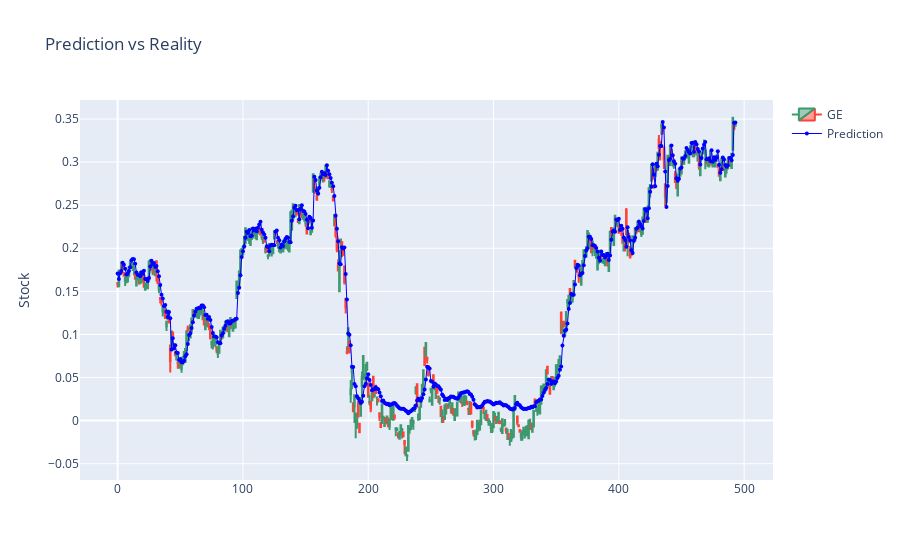

The code cell stored with this chart in its notebook:
### Code cell
display_stock_prediction(x_test[time_step:, ], prediction)

### Figure 1 — Plotly figure (JSON) as saved in the notebook; plotly's stock layout.template omitted (floating-point values rounded to 4 significant figures; data arrays with more than 128 entries replaced by an {"elided": "..."} marker saying what was removed)
{"data": [{"close": {"elided": "494 float values"}, "high": {"elided": "494 float values"}, "low": {"elided": "494 float values"}, "name": "GE", "open": {"elided": "494 float values"}, "type": "candlestick"}, {"line": {"color": "blue", "width": 1}, "marker": {"size": 4}, "mode": "lines+markers", "name": "Prediction", "type": "scatter", "y": {"elided": "494 float values"}}], "layout": {"title": {"text": "Prediction vs Reality"}, "xaxis": {"rangeslider": {"visible": false}}, "yaxis": {"title": {"text": "Stock"}}}}
